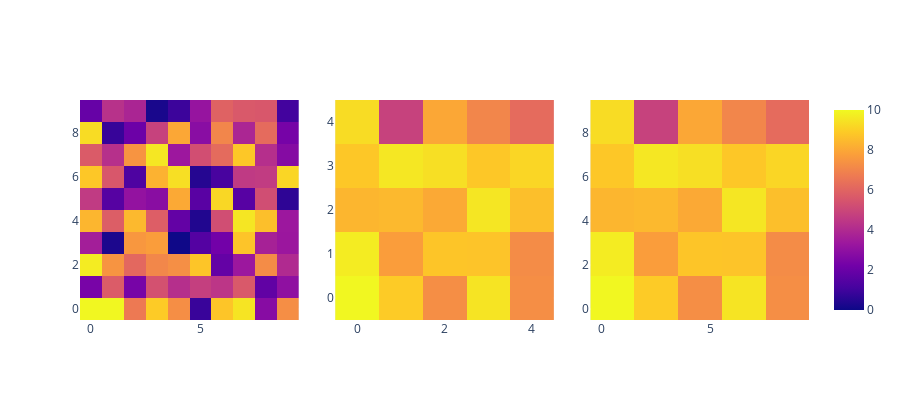

Notebook cell for this chart:
### Code cell
fig = make_subplots(1, 3, horizontal_spacing=0.05)
fig.add_trace(go.Heatmap(z=dat, coloraxis='coloraxis'), 1, 1)
fig.add_trace(go.Heatmap(z=dat_pooled, coloraxis='coloraxis'), 1, 2)
fig.add_trace(go.Heatmap(z=dat_pooled_prop, coloraxis='coloraxis'), 1, 3)
fig.update_layout(
    {
        "coloraxis_cmin": 0,
        "coloraxis_cmax": 10,
        'width':900, 'height':400, 'autosize':True
    }
)
fig.show()
